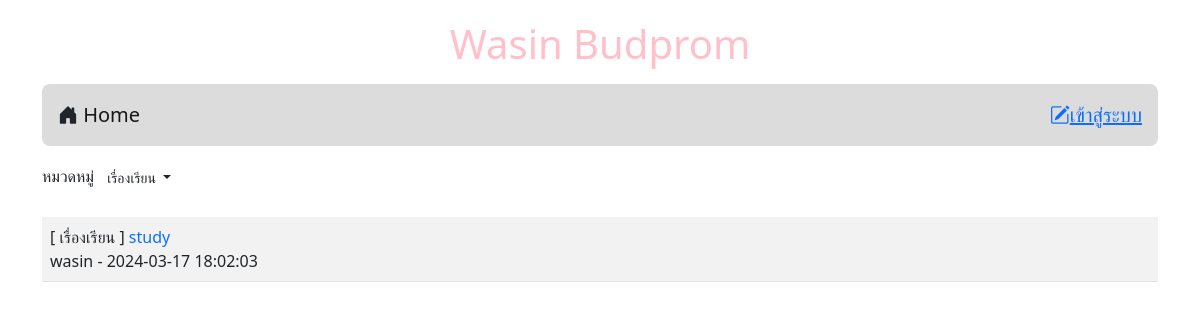
The app's page /index.php?id=2 with its own data.
### tables this page shows
CREATE TABLE `category` (
  `id` int(11) NOT NULL,
  `name` varchar(32) NOT NULL
);

CREATE TABLE `post` (
  `id` int(11) NOT NULL,
  `title` varchar(128) NOT NULL,
  `content` varchar(2048) NOT NULL,
  `post_date` datetime NOT NULL,
  `cat_id` int(11) NOT NULL,
  `user_id` int(11) NOT NULL
);

CREATE TABLE `user` (
  `id` int(11) NOT NULL,
  `login` varchar(64) NOT NULL,
  `password` varchar(64) NOT NULL,
  `name` varchar(64) NOT NULL,
  `gender` char(1) NOT NULL,
  `email` varchar(32) NOT NULL,
  `role` char(1) NOT NULL
);

### index.php (the view, shortened to what this page needs)
<!DOCTYPE html>
<html lang="en">
<head>
    <link rel="stylesheet" href="home.css">
    <link href="https://cdn.jsdelivr.net/npm/bootstrap@5.2.3/dist/css/bootstrap.min.css" rel="stylesheet"
>
    <link rel="stylesheet" href="https://cdn.jsdelivr.net/npm/bootstrap-icons@1.11.3/font/bootstrap-icons.min.css">
</head>
<header>
    <h1 style="color: pink;">Wasin Budprom</h1>
</header>
<body class="container">
    <?php @include('nav.php')?>
    <div class="my-2 d-flex justify-content-between">
        <div>
            <lable>หมวดหมู่</lable>
            <span class="dropdown">
                <?php
                    $conn=new PDO("mysql:host=localhost;dbname=webboard;charset=utf8","root","");
                ?>
                <button class="btn btn-white-50 btn-sm dropdown-toggle" type="button" data-bs-toggle="dropdown"
                    aria-expanded="false">
                        <?php
                        if(isset($_GET['id'])){
                        $sql="SELECT name FROM category WHERE id=$_GET[id]";
                        foreach($conn->query($sql)as $row)
                        echo "$row[name]";
                        }else{
                            echo "--ทั้งหมด--";
                        }
                        ?>
                </button>
                    <?php
                        $sql="SELECT * FROM category";
                    ?>
            </span>
        </div>
    </div>
    <table class="table table-striped mt-4 ">
        <?php
        $conn=new PDO("mysql:host=localhost;dbname=webboard;charset=utf8","root","");
        if(isset($_GET['id'])){
            $sql="SELECT t3.name,t1.title,t1.id,t2.login,t1.post_date,t2.id as 'user_id' FROM post as t1
            INNER JOIN user as t2 ON (t1.user_id=t2.id)
            INNER JOIN category as t3 ON (t1.cat_id=t3.id)
            WHERE t1.cat_id=$_GET[id]
            ORDER BY t1.post_date DESC" ;
        }else{
            $sql="SELECT t3.name,t1.title,t1.id,t2.login,t1.post_date,t2.id as 'user_id' FROM post as t1
            INNER JOIN user as t2 ON (t1.user_id=t2.id)
            INNER JOIN category as t3 ON (t1.cat_id=t3.id)
            ORDER BY t1.post_date DESC" ;
        }
        $result=$conn->query($sql);
        while($row=$result->fetch()){
            echo "<tr><td class='d-flex'>
            <div class='flex-grow-1'>[ $row[0] ]<a href=post.php?id=$row[2]
            style=text-decoration:none> $row[1]</a><br>$row[3] - $row[4]</div>";
        }
        ?>
    </table>
</body>
</html>

### home.css (style rules this page uses)
body { background: #3399ff; }
header { text-align: center; margin-top: 20px; }

### records on screen
category: name "เรื่องเรียน"
post: category.name "เรื่องเรียน", title "study", user.login "wasin", post_date "2024-03-17 18:02:03"
